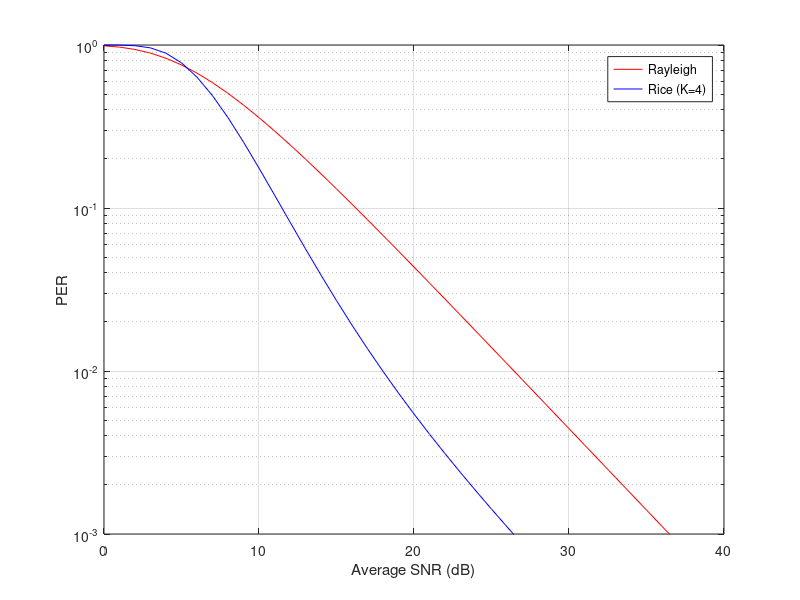

The MATLAB source for this figure:
% coba reproduce Ferrand 2013
% figure 6, 
% menggunakan block rayleigh dan block rice, BPSK, N = 312 bits

clear all;
clc;

% N adalah number of symbol per packet.
N = 312/8;  % 312 bits diubah ke bytes

SER_SNR_threshold = 1 - 10^(-0.3/N);

% SER = Q(sqrt(k*SNR)), BPSK k = 1
akar_SNR_threshold = qfuncinv(SER_SNR_threshold);
SNR_threshold = akar_SNR_threshold^2;

SNR = 0:40;

PER_Rayleigh = 1 - exp(-SNR_threshold./(10.^(SNR./10)));
%PER_Rayleigh2 = 1 - exp(-SNR_threshold/(10^(SNR(11)/10)));
K = 4;
PER_Rice = 1 - marcumq(sqrt(2*K),sqrt(2*(K+1)*SNR_threshold./(10.^(SNR./10))));

figure
semilogy(SNR, PER_Rayleigh, 'r');
grid on
axis([0 40 1e-3 1])
hold on
semilogy(SNR, PER_Rice, 'b');

xlabel('Average SNR (dB)')
ylabel('PER')
legend('Rayleigh',...
    'Rice (K=4)'); 

